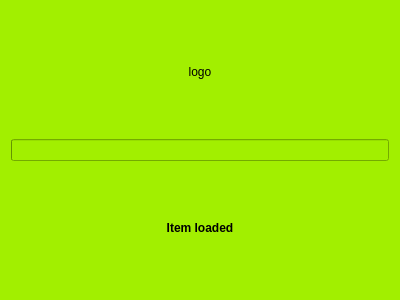
<?xml version="1.0" encoding="UTF-8"?>
<ui version="4.0">
 <class>LoadScreen</class>
 <widget class="QWidget" name="LoadScreen">
  <property name="geometry">
   <rect>
    <x>0</x>
    <y>0</y>
    <width>400</width>
    <height>300</height>
   </rect>
  </property>
  <property name="windowTitle">
   <string>Form</string>
  </property>
  <property name="autoFillBackground">
   <bool>false</bool>
  </property>
  <property name="styleSheet">
   <string notr="true">background-color:#A2EF00</string>
  </property>
  <layout class="QVBoxLayout" name="verticalLayout_2">
   <item>
    <layout class="QVBoxLayout" name="verticalLayout">
     <item>
      <widget class="QLabel" name="logo">
       <property name="text">
        <string>logo</string>
       </property>
       <property name="alignment">
        <set>Qt::AlignCenter</set>
       </property>
      </widget>
     </item>
     <item>
      <widget class="QProgressBar" name="loadProgress">
       <property name="value">
        <number>0</number>
       </property>
       <property name="textVisible">
        <bool>false</bool>
       </property>
      </widget>
     </item>
     <item>
      <widget class="QLabel" name="loadText">
       <property name="font">
        <font>
         <weight>75</weight>
         <bold>true</bold>
        </font>
       </property>
       <property name="text">
        <string>Item loaded</string>
       </property>
       <property name="alignment">
        <set>Qt::AlignCenter</set>
       </property>
      </widget>
     </item>
    </layout>
   </item>
  </layout>
 </widget>
 <resources/>
 <connections/>
</ui>
